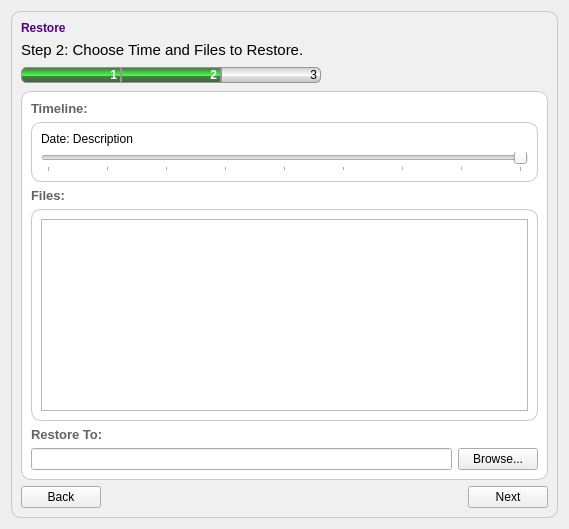
                   <widget class="QWidget" name="tab_what_to_backup_4">
                    <property name="styleSheet">
                     <string notr="true">#tab_what_to_backup_4 {
  background-color: rgb(255, 255, 255);
}</string>
                    </property>
                    <attribute name="title">
                     <string>Files</string>
                    </attribute>
                    <layout class="QGridLayout" name="gridLayout_7">
                     <item row="0" column="0">
                      <widget class="QFrame" name="frame_15">
                       <property name="styleSheet">
                        <string notr="true">QFrame#frame_15 {
  border: 1px solid rgb(200, 200, 200, 255);
  border-radius: 10px;
  background-color: rgb(240, 240, 240, 255);
}</string>
                       </property>
                       <property name="frameShape">
                        <enum>QFrame::StyledPanel</enum>
                       </property>
                       <property name="frameShadow">
                        <enum>QFrame::Raised</enum>
                       </property>
                       <layout class="QVBoxLayout" name="verticalLayout_37">
                        <item>
                         <widget class="QLabel" name="label_45">
                          <property name="styleSheet">
                           <string notr="true">background: none;</string>
                          </property>
                          <property name="text">
                           <string>&lt;html&gt;&lt;head/&gt;&lt;body&gt;&lt;p&gt;&lt;span style=&quot; font-size:9pt; font-weight:600; color:#55007f;&quot;&gt;Restore&lt;/span&gt;&lt;/p&gt;&lt;/body&gt;&lt;/html&gt;</string>
                          </property>
                          <property name="textFormat">
                           <enum>Qt::RichText</enum>
                          </property>
                         </widget>
                        </item>
                        <item>
                         <widget class="QLabel" name="label_15">
                          <property name="text">
                           <string>&lt;html&gt;&lt;head/&gt;&lt;body&gt;&lt;p&gt;&lt;span style=&quot; font-size:11pt;&quot;&gt;Step 2: Choose Time and Files to Restore.&lt;/span&gt;&lt;/p&gt;&lt;/body&gt;&lt;/html&gt;</string>
                          </property>
                         </widget>
                        </item>
                        <item>
                         <widget class="QFrame" name="frame_6">
                          <property name="frameShape">
                           <enum>QFrame::NoFrame</enum>
                          </property>
                          <property name="frameShadow">
                           <enum>QFrame::Plain</enum>
                          </property>
                          <property name="lineWidth">
                           <number>0</number>
                          </property>
                          <layout class="QHBoxLayout" name="horizontalLayout_6">
                           <property name="spacing">
                            <number>0</number>
                           </property>
                           <property name="margin">
                            <number>0</number>
                           </property>
                           <item>
                            <widget class="QLabel" name="label_17">
                             <property name="sizePolicy">
                              <sizepolicy hsizetype="Fixed" vsizetype="Fixed">
                               <horstretch>0</horstretch>
                               <verstretch>0</verstretch>
                              </sizepolicy>
                             </property>
                             <property name="minimumSize">
                              <size>
                               <width>100</width>
                               <height>0</height>
                              </size>
                             </property>
                             <property name="maximumSize">
                              <size>
                               <width>100</width>
                               <height>16777215</height>
                              </size>
                             </property>
                             <property name="styleSheet">
                              <string notr="true">#label_17 {
  border: 1px solid rgb(150, 150, 150);
  border-top-left-radius: 5px;
  border-bottom-left-radius: 5px;
  background-color: qlineargradient(spread:pad, x1:1, y1:0, x2:1, y2:1, stop:0 rgba(70, 102, 70, 255), stop:0.528409 rgba(70, 255, 70, 255), stop:0.590909 rgba(70, 126, 70, 255), stop:1 rgba(70, 93, 70, 255));
  color: white;
}</string>
                             </property>
                             <property name="frameShape">
                              <enum>QFrame::NoFrame</enum>
                             </property>
                             <property name="text">
                              <string>&lt;html&gt;&lt;head/&gt;&lt;body&gt;&lt;p&gt;&lt;span style=&quot; font-size:9pt; font-weight:600;&quot;&gt;1&lt;/span&gt;&lt;/p&gt;&lt;/body&gt;&lt;/html&gt;</string>
                             </property>
                             <property name="alignment">
                              <set>Qt::AlignRight|Qt::AlignTrailing|Qt::AlignVCenter</set>
                             </property>
                            </widget>
                           </item>
                           <item>
                            <widget class="QLabel" name="label_20">
                             <property name="sizePolicy">
                              <sizepolicy hsizetype="Fixed" vsizetype="Fixed">
                               <horstretch>0</horstretch>
                               <verstretch>0</verstretch>
                              </sizepolicy>
                             </property>
                             <property name="minimumSize">
                              <size>
                               <width>100</width>
                               <height>0</height>
                              </size>
                             </property>
                             <property name="maximumSize">
                              <size>
                               <width>100</width>
                               <height>16777215</height>
                              </size>
                             </property>
                             <property name="styleSheet">
                              <string notr="true">#label_20 {
  border: 1px solid rgb(150, 150, 150);
  background-color: qlineargradient(spread:pad, x1:1, y1:0, x2:1, y2:1, stop:0 rgba(70, 102, 70, 255), stop:0.528409 rgba(70, 255, 70, 255), stop:0.590909 rgba(70, 126, 70, 255), stop:1 rgba(70, 93, 70, 255));
  color: white;
}</string>
                             </property>
                             <property name="text">
                              <string>&lt;html&gt;&lt;head/&gt;&lt;body&gt;&lt;p&gt;&lt;span style=&quot; font-size:9pt; font-weight:600;&quot;&gt;2&lt;/span&gt;&lt;/p&gt;&lt;/body&gt;&lt;/html&gt;</string>
                             </property>
                             <property name="alignment">
                              <set>Qt::AlignRight|Qt::AlignTrailing|Qt::AlignVCenter</set>
                             </property>
                            </widget>
                           </item>
                           <item>
                            <widget class="QLabel" name="label_21">
                             <property name="sizePolicy">
                              <sizepolicy hsizetype="Fixed" vsizetype="Fixed">
                               <horstretch>0</horstretch>
                               <verstretch>0</verstretch>
                              </sizepolicy>
                             </property>
                             <property name="minimumSize">
                              <size>
                               <width>100</width>
                               <height>0</height>
                              </size>
                             </property>
                             <property name="maximumSize">
                              <size>
                               <width>100</width>
                               <height>16777215</height>
                              </size>
                             </property>
                             <property name="styleSheet">
                              <string notr="true">#label_21 {
  border: 1px solid rgb(150, 150, 150);
  border-top-right-radius: 5px;
  border-bottom-right-radius: 5px;
  background-color: qlineargradient(spread:pad, x1:1, y1:0, x2:1, y2:1, stop:0 rgba(202, 202, 202, 255), stop:0.528409 rgba(255, 255, 255, 255), stop:0.590909 rgba(226, 226, 226, 255), stop:1 rgba(193, 193, 193, 255));
  color: black;
}</string>
                             </property>
                             <property name="text">
                              <string>&lt;html&gt;&lt;head/&gt;&lt;body&gt;&lt;p&gt;&lt;span style=&quot; font-size:9pt;&quot;&gt;3&lt;/span&gt;&lt;/p&gt;&lt;/body&gt;&lt;/html&gt;</string>
                             </property>
                             <property name="alignment">
                              <set>Qt::AlignRight|Qt::AlignTrailing|Qt::AlignVCenter</set>
                             </property>
                            </widget>
                           </item>
                           <item>
                            <spacer name="horizontalSpacer_5">
                             <property name="orientation">
                              <enum>Qt::Horizontal</enum>
                             </property>
                             <property name="sizeHint" stdset="0">
                              <size>
                               <width>227</width>
                               <height>20</height>
                              </size>
                             </property>
                            </spacer>
                           </item>
                          </layout>
                         </widget>
                        </item>
                        <item>
                         <widget class="QFrame" name="frame_34">
                          <property name="minimumSize">
                           <size>
                            <width>0</width>
                            <height>0</height>
                           </size>
                          </property>
                          <property name="styleSheet">
                           <string notr="true">QFrame#frame_34 {
  border: 1px solid rgb(200, 200, 200, 255);
  border-radius: 10px;
  background-color: white;
}</string>
                          </property>
                          <property name="frameShape">
                           <enum>QFrame::StyledPanel</enum>
                          </property>
                          <property name="frameShadow">
                           <enum>QFrame::Raised</enum>
                          </property>
                          <layout class="QVBoxLayout" name="verticalLayout_38">
                           <item>
                            <widget class="QLabel" name="label_49">
                             <property name="sizePolicy">
                              <sizepolicy hsizetype="Preferred" vsizetype="Fixed">
                               <horstretch>0</horstretch>
                               <verstretch>0</verstretch>
                              </sizepolicy>
                             </property>
                             <property name="minimumSize">
                              <size>
                               <width>0</width>
                               <height>0</height>
                              </size>
                             </property>
                             <property name="maximumSize">
                              <size>
                               <width>16777215</width>
                               <height>16777215</height>
                              </size>
                             </property>
                             <property name="text">
                              <string>&lt;html&gt;&lt;head/&gt;&lt;body&gt;&lt;p&gt;&lt;span style=&quot; font-size:10pt; font-weight:600; color:#646464;&quot;&gt;Timeline:&lt;/span&gt;&lt;/p&gt;&lt;/body&gt;&lt;/html&gt;</string>
                             </property>
                            </widget>
                           </item>
                           <item>
                            <widget class="QFrame" name="frame_35">
                             <property name="sizePolicy">
                              <sizepolicy hsizetype="Preferred" vsizetype="Fixed">
                               <horstretch>0</horstretch>
                               <verstretch>0</verstretch>
                              </sizepolicy>
                             </property>
                             <property name="minimumSize">
                              <size>
                               <width>0</width>
                               <height>0</height>
                              </size>
                             </property>
                             <property name="maximumSize">
                              <size>
                               <width>16777215</width>
                               <height>16777215</height>
                              </size>
                             </property>
                             <property name="styleSheet">
                              <string notr="true">QFrame#frame_35 {
  border: 1px solid rgb(200, 200, 200, 255);
  border-radius: 10px;
  background-color: white;
}</string>
                             </property>
                             <property name="frameShape">
                              <enum>QFrame::StyledPanel</enum>
                             </property>
                             <property name="frameShadow">
                              <enum>QFrame::Raised</enum>
                             </property>
                             <layout class="QVBoxLayout" name="verticalLayout_39">
                              <item>
                               <widget class="QLabel" name="restore_date_description">
                                <property name="text">
                                 <string>Date: Description</string>
                                </property>
                               </widget>
                              </item>
                              <item>
                               <widget class="QSlider" name="restore_history_slider">
                                <property name="maximum">
                                 <number>8</number>
                                </property>
                                <property name="orientation">
                                 <enum>Qt::Horizontal</enum>
                                </property>
                                <property name="invertedAppearance">
                                 <bool>true</bool>
                                </property>
                                <property name="invertedControls">
                                 <bool>false</bool>
                                </property>
                                <property name="tickPosition">
                                 <enum>QSlider::TicksBelow</enum>
                                </property>
                               </widget>
                              </item>
                             </layout>
                            </widget>
                           </item>
                           <item>
                            <widget class="QLabel" name="label_50">
                             <property name="sizePolicy">
                              <sizepolicy hsizetype="Preferred" vsizetype="Fixed">
                               <horstretch>0</horstretch>
                               <verstretch>0</verstretch>
                              </sizepolicy>
                             </property>
                             <property name="text">
                              <string>&lt;html&gt;&lt;head/&gt;&lt;body&gt;&lt;p&gt;&lt;span style=&quot; font-size:10pt; font-weight:600; color:#646464;&quot;&gt;Files:&lt;/span&gt;&lt;/p&gt;&lt;/body&gt;&lt;/html&gt;</string>
                             </property>
                            </widget>
                           </item>
                           <item>
                            <widget class="QFrame" name="frame_36">
                             <property name="styleSheet">
                              <string notr="true">QFrame#frame_36 {
  border: 1px solid rgb(200, 200, 200, 255);
  border-radius: 10px;
  background-color: white;
}</string>
                             </property>
                             <property name="frameShape">
                              <enum>QFrame::StyledPanel</enum>
                             </property>
                             <property name="frameShadow">
                              <enum>QFrame::Raised</enum>
                             </property>
                             <layout class="QHBoxLayout" name="horizontalLayout_29">
                              <item>
                               <widget class="QTreeView" name="restore_fileview"/>
                              </item>
                             </layout>
                            </widget>
                           </item>
                           <item>
                            <widget class="QLabel" name="label_73">
                             <property name="text">
                              <string>&lt;html&gt;&lt;head/&gt;&lt;body&gt;&lt;p&gt;&lt;span style=&quot; font-size:10pt; font-weight:600; color:#646464;&quot;&gt;Restore To:&lt;/span&gt;&lt;/p&gt;&lt;/body&gt;&lt;/html&gt;</string>
                             </property>
                            </widget>
                           </item>
                           <item>
                            <widget class="QFrame" name="frame_10">
                             <property name="styleSheet">
                              <string notr="true">QFrame#frame_10 {
  border: 0px;
  background-color: white;
}</string>
                             </property>
                             <property name="frameShape">
                              <enum>QFrame::StyledPanel</enum>
                             </property>
                             <property name="frameShadow">
                              <enum>QFrame::Raised</enum>
                             </property>
                             <layout class="QHBoxLayout" name="horizontalLayout_13">
                              <property name="margin">
                               <number>0</number>
                              </property>
                              <item>
                               <widget class="QLineEdit" name="restore_to_location_2"/>
                              </item>
                              <item>
                               <widget class="QPushButton" name="restore_to_browse">
                                <property name="text">
                                 <string>Browse...</string>
                                </property>
                               </widget>
                              </item>
                             </layout>
                            </widget>
                           </item>
                          </layout>
                         </widget>
                        </item>
                        <item>
                         <layout class="QHBoxLayout" name="horizontalLayout_30">
                          <item>
                           <widget class="QPushButton" name="restore_back_button_2">
                            <property name="text">
                             <string>Back</string>
                            </property>
                            <property name="icon">
                             <iconset resource="Graphics.qrc">
                              <normaloff>:/icons/graphics/1362909890_back.png</normaloff>:/icons/graphics/1362909890_back.png</iconset>
                            </property>
                           </widget>
                          </item>
                          <item>
                           <spacer name="horizontalSpacer_14">
                            <property name="orientation">
                             <enum>Qt::Horizontal</enum>
                            </property>
                            <property name="sizeHint" stdset="0">
                             <size>
                              <width>40</width>
                              <height>20</height>
                             </size>
                            </property>
                           </spacer>
                          </item>
                          <item>
                           <widget class="QPushButton" name="restore_next_button_2">
                            <property name="sizePolicy">
                             <sizepolicy hsizetype="Preferred" vsizetype="Preferred">
                              <horstretch>0</horstretch>
                              <verstretch>0</verstretch>
                             </sizepolicy>
                            </property>
                            <property name="text">
                             <string>Next</string>
                            </property>
                            <property name="icon">
                             <iconset resource="Graphics.qrc">
                              <normaloff>:/icons/graphics/1362909890_forward.png</normaloff>:/icons/graphics/1362909890_forward.png</iconset>
                            </property>
                           </widget>
                          </item>
                         </layout>
                        </item>
                       </layout>
                      </widget>
                     </item>
                    </layout>
                   </widget>
